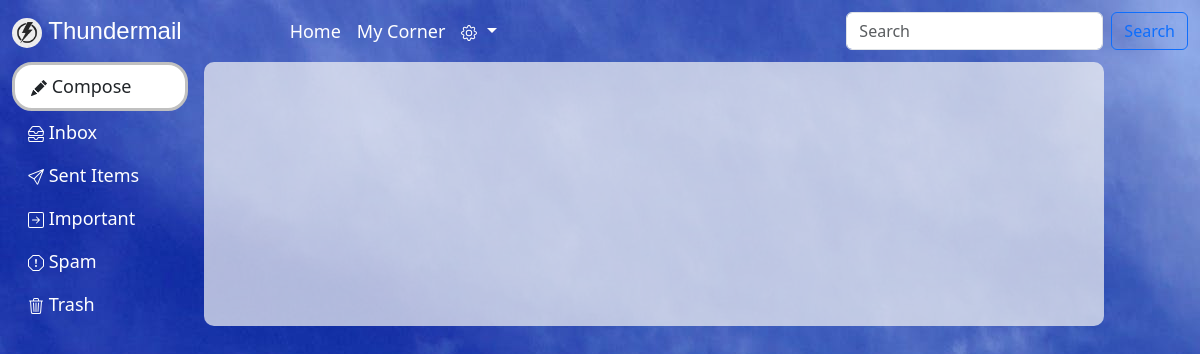
Before: /home/ (signed in) with the older database file.
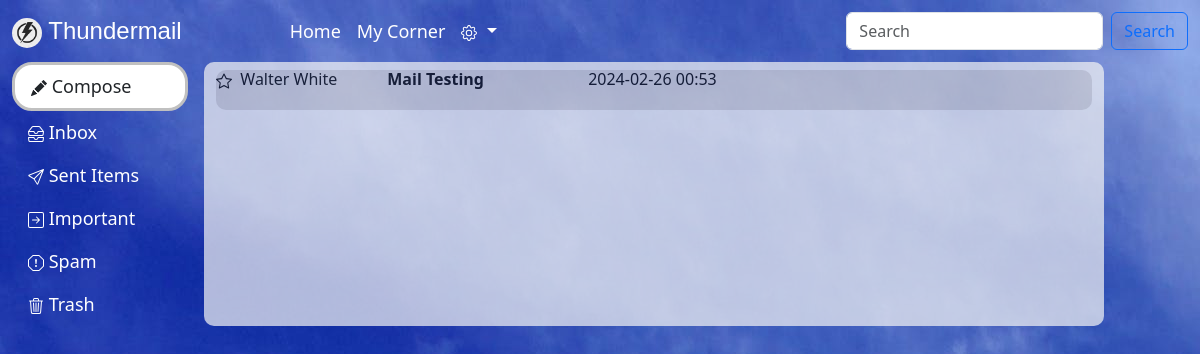
After: the same page with the newer database file.
### user_app/models.py (models this page shows)
class Message_Tb(models.Model):
    sender_id=models.ForeignKey(Register_Tb,on_delete=models.CASCADE)
    recipient_id=models.CharField(max_length=50)
    subject=models.CharField(max_length=100,default="No Subject")
    message=models.CharField(max_length=200)
    attachment=models.FileField(upload_to='thunder', blank=True, null=True, default='default.png')
    date=models.CharField(max_length=20)
    time=models.CharField(max_length=20)
    status_reciever=models.CharField(max_length=20,default='unread')
    status_sender=models.CharField(max_length=20,default='none')

class Register_Tb(models.Model):
    name=models.CharField(max_length=50)
    gender=models.CharField(max_length=20)
    dob=models.CharField(max_length=30)
    mobile=models.CharField(max_length=20)
    user_name=models.CharField(max_length=50)
    password=models.CharField(max_length=20)

### user_app/views.py (the view)
# urls.py: path('home/',views.home,name='home'),
def home(request):     # home function also takes care of  inbox.
    my_id=request.session['yourself']
    details = Register_Tb.objects.filter(id=my_id)
    user_name=details[0].user_name
    messages= Message_Tb.objects.filter(recipient_id=user_name,status_reciever='unread').order_by('-time') or Message_Tb.objects.filter(recipient_id=user_name,status_reciever='important').order_by('-time')
    block_list=Block_Tb.objects.filter(user_id=my_id)
    my_name = details[0].name
    return render(request,'home.html',{'key':my_name,'see':details,'view':messages,'blk':block_list})

### templates/home.html (shortened to what this page needs)
{% extends 'base.html' %}
{% block content %}
  {% for i in view %}
<div>
  <a href="{% url 'read_message' i.id %}" style="text-decoration: none; color: black; margin-top: 10px;"><h6 id="inbox">&nbsp; {{i.sender_id.name}}<span style="margin-left: 50px; margin-right: 100px; font-weight: bold;">{{i.subject}}</span><span> {{i.date}}</span> {{i.time}}
  </h6>
  </a>
</div>
  {% endfor %}
{% endblock %}

Changed rows visible on the page:
added Message_Tb: sender_id.name "Walter White", subject "Mail Testing", date "2024-02-26", time "00:53"
